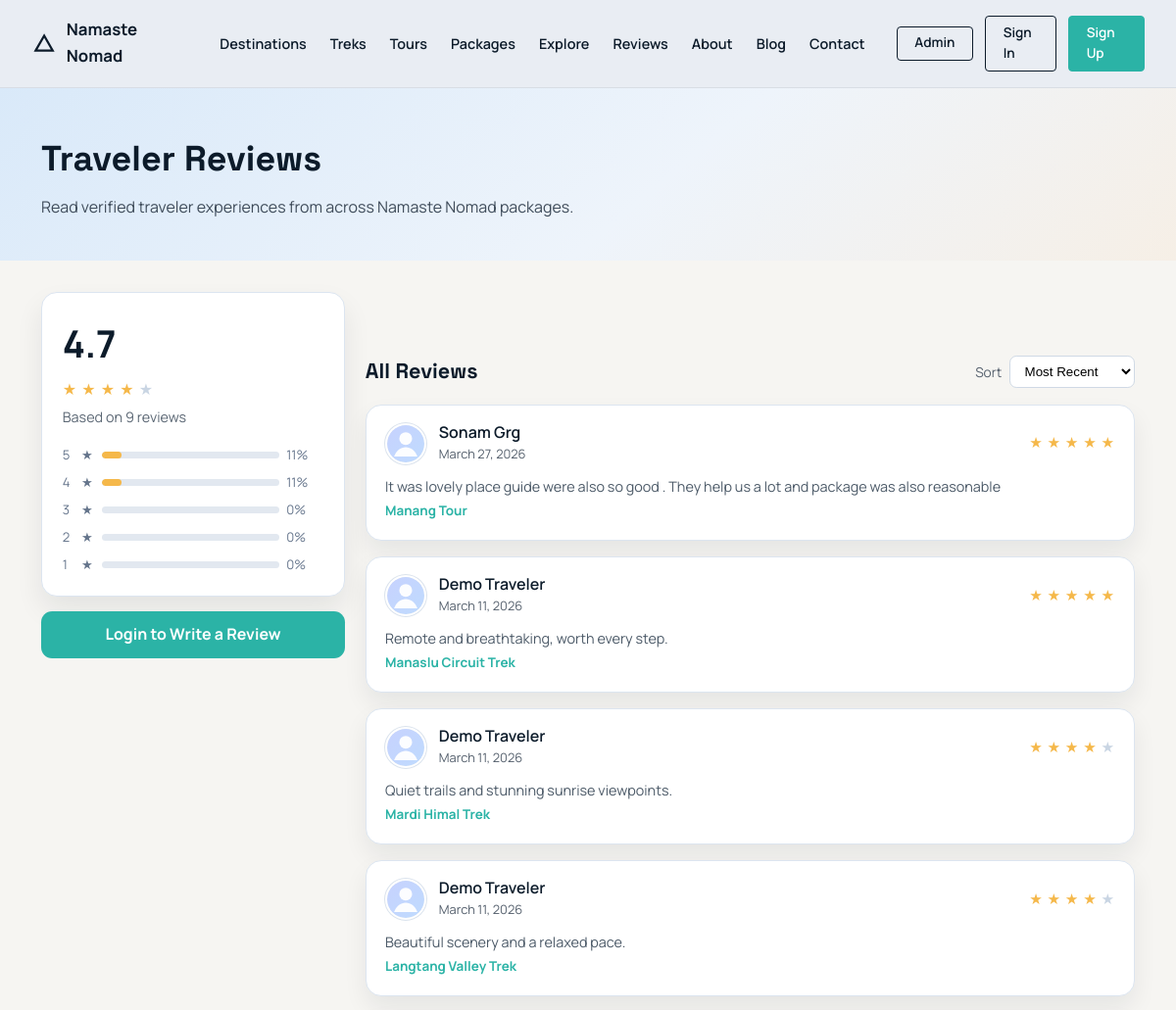
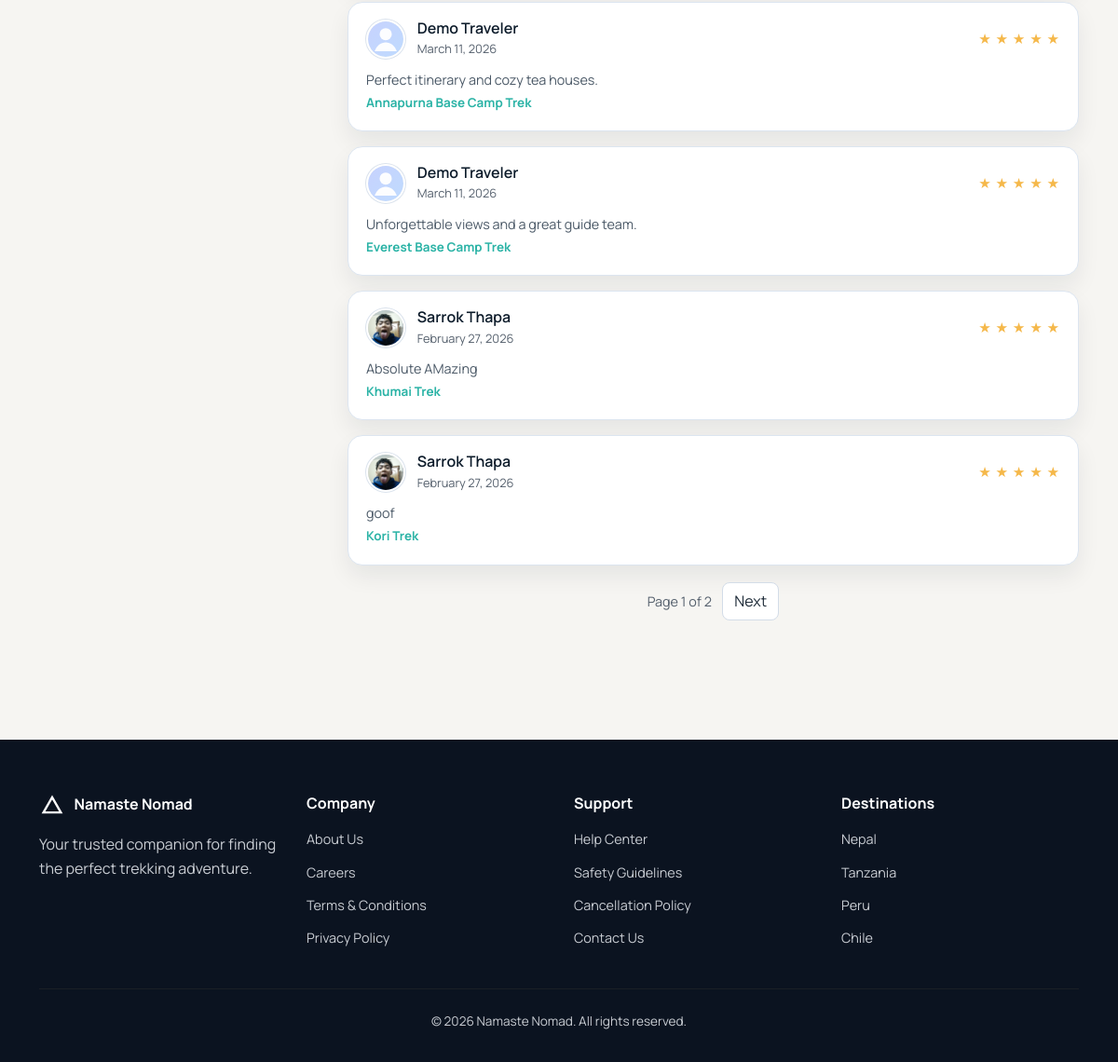
The app's page /reviews/ with its own data (2 pictures, top to bottom).
### core/models.py (models this page shows, shortened)
class Review(models.Model):
    package = models.ForeignKey(Package, on_delete=models.CASCADE, related_name='reviews')
    traveler = models.ForeignKey(
        settings.AUTH_USER_MODEL,
        on_delete=models.SET_NULL,
        related_name='traveler_reviews',
        null=True,
        blank=True,
    )
    rating = models.PositiveSmallIntegerField(
        validators=[MinValueValidator(1), MaxValueValidator(5)],
    )
    comment = models.TextField(blank=True)
    created_at = models.DateTimeField(auto_now_add=True)

class Package(models.Model):
    DIFFICULTY_CHOICES = (
        ('easy', 'Easy'),
        ('moderate', 'Moderate'),
        ('challenging', 'Challenging'),
        ('expedition', 'Expedition'),
    )
    CATEGORY_TREK = 'TREK'
    CATEGORY_TOUR = 'TOUR'
    CATEGORY_CHOICES = (
        (CATEGORY_TREK, 'Trek'),
        (CATEGORY_TOUR, 'Tour'),
    )
    vendor = models.ForeignKey(
        settings.AUTH_USER_MODEL,
        on_delete=models.CASCADE,
        related_name='vendor_packages',
    )
    title = models.CharField(max_length=200)
    category = models.CharField(max_length=10, choices=CATEGORY_CHOICES, default=CATEGORY_TREK)
    location = models.CharField(max_length=120, blank=True)
    location_name = models.CharField(max_length=255, blank=True)
    latitude = models.FloatField(blank=True, null=True)
    longitude = models.FloatField(blank=True, null=True)
    description = models.TextField(blank=True)
    itinerary = models.TextField(blank=True)
    inclusions = models.TextField(blank=True)
    exclusions = models.TextField(blank=True)
    duration_days = models.PositiveSmallIntegerField(blank=True, null=True)
    difficulty = models.CharField(max_length=20, choices=DIFFICULTY_CHOICES, blank=True)
    group_size = models.PositiveSmallIntegerField(blank=True, null=True)
    available_slots = models.PositiveIntegerField(default=10)
    available_from = models.DateField(blank=True, null=True)
    available_until = models.DateField(blank=True, null=True)
    best_season = models.CharField(max_length=100, blank=True)
    image_url = models.URLField(blank=True)
    has_guide = models.BooleanField(default=False)
    includes_meals = models.BooleanField(default=False)
    includes_accommodation = models.BooleanField(default=False)
    includes_transport = models.BooleanField(default=False)
    includes_permits = models.BooleanField(default=False)
    price = models.DecimalField(
        max_digits=10,
        decimal_places=2,
        validators=[MinValueValidator(0)],
    )
    is_active = models.BooleanField(default=True)
    is_featured = models.BooleanField(default=False)
    views_count = models.PositiveIntegerField(default=0)
    created_at = models.DateTimeField(auto_now_add=True)
    @property
    def name(self):
        return self.title

### core/views.py (the view)
# urls.py: path('reviews/', views.review_list, name='review_list'),
def review_list(request):
    sort = (request.GET.get('sort') or 'recent').lower()
    reviews_base = Review.objects.select_related('traveler', 'traveler__traveler_profile', 'package')
    if sort == 'highest':
        reviews_base = reviews_base.order_by('-rating', '-created_at')
    elif sort == 'lowest':
        reviews_base = reviews_base.order_by('rating', '-created_at')
    else:
        sort = 'recent'
        reviews_base = reviews_base.order_by('-created_at')
    summary = reviews_base.aggregate(avg_rating=Avg('rating'), total_reviews=Count('id'))
    total_reviews = summary.get('total_reviews') or 0
    avg_rating = summary.get('avg_rating') or 0
    rating_counts = {
        item['rating']: item['total']
        for item in reviews_base.values('rating').annotate(total=Count('id'))
    }
    rating_breakdown = []
    for stars in range(5, 0, -1):
        count = rating_counts.get(stars, 0)
        percent = int(round((count / total_reviews) * 100)) if total_reviews else 0
        rating_breakdown.append({
            'stars': stars,
            'count': count,
            'percent': percent,
        })
    paginator = Paginator(reviews_base, 8)
    page_obj = paginator.get_page(request.GET.get('page'))
    reviews = _prepare_review_cards(page_obj.object_list)
    can_review = request.user.is_authenticated and getattr(request.user, 'user_type', '') == 'traveler'
    review_packages = Package.objects.filter(is_active=True).order_by('title')
    is_logged_in = request.user.is_authenticated
    return render(request, 'core/reviews.html', {
        'reviews': reviews,
        'page_obj': page_obj,
        'review_sort': sort,
        'rating_breakdown': rating_breakdown,
        'avg_rating': avg_rating,
        'total_reviews': total_reviews,
        'can_review': can_review,
        'is_logged_in': is_logged_in,
        'review_packages': review_packages,
    })

### core/templates/core/reviews.html (shortened to what this page needs)
{% load static %}
<!DOCTYPE html>
<html lang="en">
<head>
    <link rel="stylesheet" href="{% static 'css/style.css' %}">
    <link rel="stylesheet" href="{% static 'css/landing.css' %}">
    <link rel="stylesheet" href="{% static 'css/reviews.css' %}">
    <link rel="stylesheet" href="{% static 'css/notifications.css' %}?v=20260313a">
</head>
<body>
    <nav class="landing-nav">
        <div class="nav-container">
            <a class="nav-brand" href="{% url 'home' %}">
                <svg width="28" height="28" viewBox="0 0 24 24" fill="none" stroke="currentColor" stroke-width="2">
                    <path d="M4 19l8-14 8 14H4z"/>
                </svg>
                <span>Namaste Nomad</span>
            </a>
            <div class="nav-menu">
                <a href="#">Destinations</a>
                <a href="{% url 'package_treks' %}">Treks</a>
                <a href="{% url 'package_tours' %}">Tours</a>
                <a href="{% url 'package_list' %}">Packages</a>
                <a href="{% url 'community_feed' %}">Explore</a>
                <a href="{% url 'review_list' %}">Reviews</a>
                <a href="{% url 'about' %}">About</a>
                <a href="{% url 'blog_list' %}">Blog</a>
                <a href="{% url 'contact' %}">Contact</a>
            </div>
            {% include "core/includes/public_nav_actions.html" %}
        </div>
    </nav>
    <header class="reviews-hero">
        <div class="container-landing">
            <h1>Traveler Reviews</h1>
            <p>Read verified traveler experiences from across Namaste Nomad packages.</p>
        </div>
    </header>
    <main class="reviews-main">
        <div class="container-landing reviews-layout">
            <aside class="reviews-summary-panel">
                <div class="reviews-summary-card">
                    <div class="summary-score">{{ avg_rating|floatformat:1 }}</div>
                    <div class="summary-stars" aria-label="{{ avg_rating|floatformat:1 }} out of 5 stars">
                        {% for star in "12345" %}
                            <span class="{% if forloop.counter <= avg_rating|default:0 %}filled{% endif %}">&#9733;</span>
                        {% endfor %}
                    </div>
                    <div class="summary-count">Based on {{ total_reviews }} review{{ total_reviews|pluralize }}</div>
                    <div class="summary-breakdown">
                        {% for item in rating_breakdown %}
                            <div class="summary-breakdown-row">
                                <span>{{ item.stars }}</span>
                                <span class="filled">&#9733;</span>
                                <div class="summary-breakdown-bar">
                                    <span style="width: {{ item.percent }}%"></span>
                                </div>
                                <span>{{ item.percent }}%</span>
                            </div>
                        {% endfor %}
                    </div>
                </div>
                {% if can_review %}
                    <a class="write-review-btn" href="#write-review">Write a Review</a>
                {% elif not is_logged_in %}
                    <a class="write-review-btn" href="{% url 'account_login_choice' %}">Login to Write a Review</a>
                {% else %}
                    <div class="traveler-only-note">Only traveler accounts can submit reviews.</div>
                {% endif %}
            </aside>
            <section class="reviews-feed-panel">
                <div class="reviews-feed-header">
                    <h2>All Reviews</h2>
                    <form method="get">
                        <label for="review-sort">Sort</label>
                        <select id="review-sort" name="sort" onchange="this.form.submit()">
                            <option value="recent" {% if review_sort == 'recent' %}selected{% endif %}>Most Recent</option>
                        </select>
                    </form>
                </div>
                <div class="all-review-list">
                    {% if reviews %}
                        {% for review in reviews %}
                            <article class="all-review-card">
                                <div class="all-review-head">
                                    <div class="reviewer">
                                        <div class="reviewer-avatar">
                                            {% if review.traveler_avatar_url %}
                                                <img src="{{ review.traveler_avatar_url }}" alt="{{ review.traveler_name }} avatar">
                                            {% else %}
                                                <img src="{% static 'images/default-avatar.svg' %}" alt="Reviewer avatar">
                                            {% endif %}
                                        </div>
                                        <div>
                                            <div class="reviewer-name">{{ review.traveler_name }}</div>
                                            <div class="review-date">{{ review.created_at|date:"F d, Y" }}</div>
                                        </div>
                                    </div>
                                    <div class="review-stars" aria-label="{{ review.rating }} out of 5 stars">
                                        {% for star in "12345" %}
                                            <span class="{% if forloop.counter <= review.rating %}filled{% endif %}">&#9733;</span>
                                        {% endfor %}
                                    </div>
                                </div>
                                <p class="review-comment">{{ review.comment|default:"Great experience!" }}</p>
                                <a class="review-package-link" href="{% url 'package_detail' review.package.id %}">{{ review.package.title }}</a>
                            </article>
                        {% endfor %}
                    {% else %}
                        <div class="review-empty">No reviews available yet.</div>
                    {% endif %}
                </div>
                {% if page_obj.paginator.num_pages > 1 %}
                    <nav class="reviews-pagination" aria-label="Review pages">
                        <span>Page {{ page_obj.number }} of {{ page_obj.paginator.num_pages }}</span>
                        {% if page_obj.has_next %}
                            <a href="?sort={{ review_sort }}&page={{ page_obj.next_page_number }}">Next</a>
                        {% endif %}
                    </nav>
                {% endif %}
            </section>
        </div>
    </main>
    <footer class="footer">
        <div class="container-landing">
            <div class="footer-grid">
                <div class="footer-column">
                    <div class="footer-brand">
                        <svg width="28" height="28" viewBox="0 0 24 24" fill="none" stroke="currentColor" stroke-width="2">
                            <path d="M4 19l8-14 8 14H4z"/>
                        </svg>
                        <span>Namaste Nomad</span>
                    </div>
                    <p>Your trusted companion for finding the perfect trekking adventure.</p>
                </div>
                <div class="footer-column">
                    <h4>Company</h4>
                    <ul>
                        <li><a href="{% url 'about' %}">About Us</a></li>
                        <li><a href="#">Careers</a></li>
                        <li><a href="#">Terms &amp; Conditions</a></li>
                        <li><a href="#">Privacy Policy</a></li>
                    </ul>
                </div>
                <div class="footer-column">
                    <h4>Support</h4>
                    <ul>
                        <li><a href="#">Help Center</a></li>
                        <li><a href="#">Safety Guidelines</a></li>
                        <li><a href="#">Cancellation Policy</a></li>
                        <li><a href="{% url 'contact' %}">Contact Us</a></li>
                    </ul>
                </div>
                <div class="footer-column">
                    <h4>Destinations</h4>
                    <ul>
                        <li><a href="#">Nepal</a></li>
                        <li><a href="#">Tanzania</a></li>
                        <li><a href="#">Peru</a></li>
                        <li><a href="#">Chile</a></li>
                    </ul>
                </div>
            </div>
            <div class="footer-bottom">
                <p>&copy; 2026 Namaste Nomad. All rights reserved.</p>
            </div>
        </div>
    </footer>
</body>
</html>

### records on screen
Review: traveler_name "Sonam Grg", created_at "March 27, 2026", comment "It was lovely place guide were also so good . They help us a lot and package was also reasonable", package "Manang Tour"
Review: traveler_name "Demo Traveler", created_at "March 11, 2026", comment "Remote and breathtaking, worth every step.", package "Manaslu Circuit Trek"
Review: traveler_name "Demo Traveler", created_at "March 11, 2026", comment "Quiet trails and stunning sunrise viewpoints.", package "Mardi Himal Trek"
Review: traveler_name "Demo Traveler", created_at "March 11, 2026", comment "Beautiful scenery and a relaxed pace.", package "Langtang Valley Trek"
Review: traveler_name "Demo Traveler", created_at "March 11, 2026", comment "Perfect itinerary and cozy tea houses.", package "Annapurna Base Camp Trek"
Review: traveler_name "Demo Traveler", created_at "March 11, 2026", comment "Unforgettable views and a great guide team.", package "Everest Base Camp Trek"
Review: traveler_name "Sarrok Thapa", created_at "February 27, 2026", comment "Absolute AMazing", package "Khumai Trek"
Review: traveler_name "Sarrok Thapa", created_at "February 27, 2026", comment "goof", package "Kori Trek"

### other values on screen
{{ avg_rating|floatformat:1 }} "4.7"
{{ total_reviews }} "9"
{{ item.stars }} "5" "4" "3" "2" "1"
{{ item.percent }} "11" "11" "0" "0" "0"
{{ page_obj.number }} "1"
{{ page_obj.paginator.num_pages }} "2"
